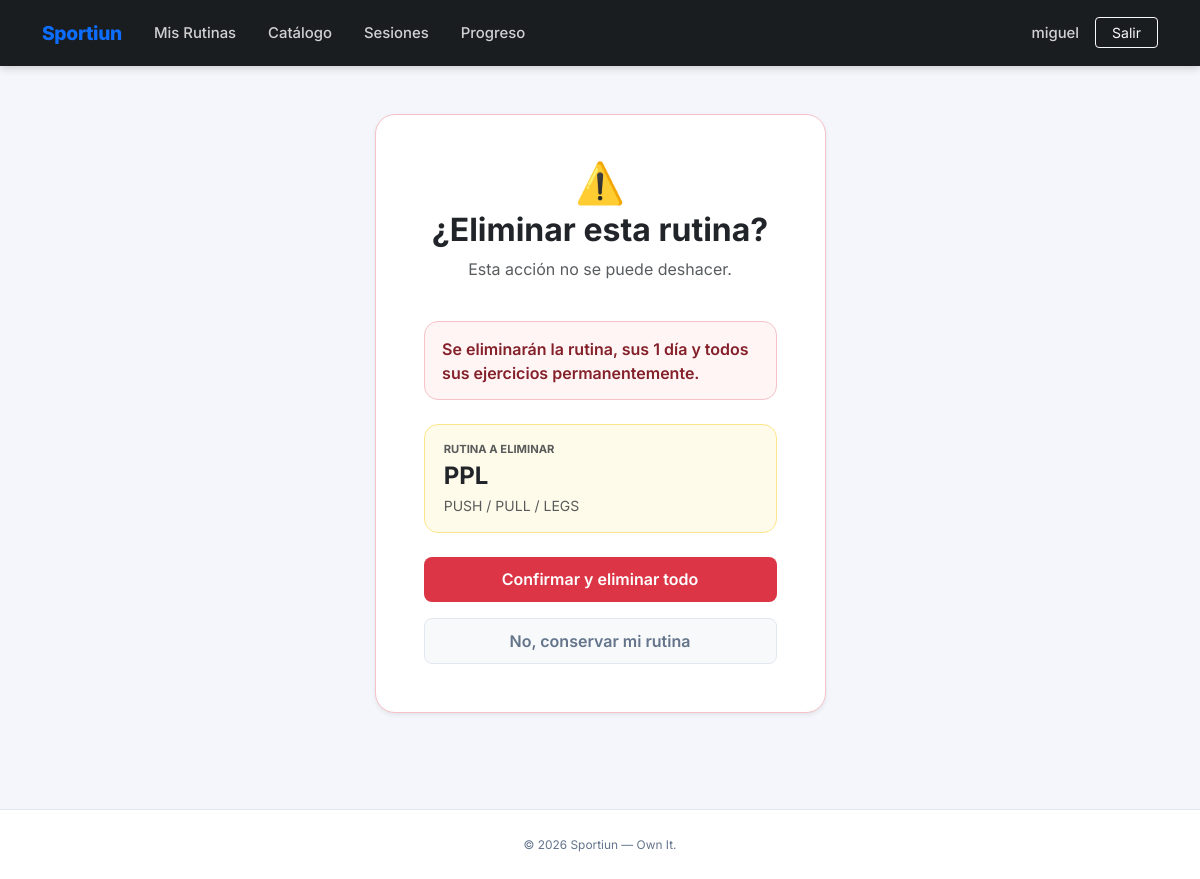
The page /gym/rutina/1/eliminar/ (signed in) on the database its author committed.
### gym/models.py (models this page shows, shortened)
class Rutina(models.Model):
    usuario = models.ForeignKey(User, on_delete=models.CASCADE, related_name='rutinas')
    nombre = models.CharField(max_length=200)
    descripcion = models.TextField(blank=True)
    fecha_creacion = models.DateTimeField(auto_now_add=True)
    class Meta:
        ordering = ['-fecha_creacion']

### gym/views.py (the view)
# urls.py: path('rutina/<int:rutina_id>/eliminar/', views.eliminar_rutina, name='eliminar_rutina'),
@login_required
def eliminar_rutina(request, rutina_id):
    rutina = get_object_or_404(Rutina, id=rutina_id, usuario=request.user)
    if request.method == 'POST':
        nombre = rutina.nombre
        rutina.delete()
        messages.success(request, f'Rutina "{nombre}" eliminada correctamente.')
        return redirect('gym:rutinas_list')
    return render(request, 'gym/eliminar_rutina.html', {'rutina': rutina})

### gym/templates/gym/eliminar_rutina.html (shortened to what this page needs)
{% extends 'base.html' %}
{% block content %}
<div class="row justify-content-center">
    <div class="col-lg-5 col-md-8">
        <div class="card card-confirm-danger shadow-sm p-4 p-md-5">
            <div class="text-center mb-4">
                <div class="icon-header">⚠️</div>
                <h2 class="fw-bold mt-2">¿Eliminar esta rutina?</h2>
                <p class="text-muted">Esta acción no se puede deshacer.</p>
            </div>
            <div class="alert-danger-soft mb-4">
                <p class="mb-0 warning-text fw-semibold">
                    Se eliminarán la rutina, sus {{ rutina.dias.count }} día{% if rutina.dias.count != 1 %}s{% endif %} y todos sus ejercicios permanentemente.
                </p>
            </div>
            <div class="rutina-preview mb-4">
                <small class="text-uppercase fw-bold text-muted d-block mb-1" style="font-size:.7rem;">Rutina a eliminar</small>
                <h4 class="fw-bold mb-1 text-dark">{{ rutina.nombre }}</h4>
                <p class="mb-0 text-muted small">
                    {% if rutina.descripcion %}{{ rutina.descripcion }}{% else %}<span class="fst-italic">Sin descripción</span>{% endif %}
                </p>
            </div>
            <form method="post">
                <div class="d-grid gap-3">
                    <button type="submit" class="btn btn-delete-final">
                        Confirmar y eliminar todo
                    </button>
                    <a href="{% url 'gym:detalle_rutina' rutina.id %}" class="btn btn-cancel-custom">
                        No, conservar mi rutina
                    </a>
                </div>
            </form>
        </div>
    </div>
</div>
{% endblock %}

### templates/base.html (shortened to what this page needs)
<!DOCTYPE html>
<html lang="es">
<head>
    <link href="https://cdn.jsdelivr.net/npm/bootstrap@5.3.0/dist/css/bootstrap.min.css" rel="stylesheet">
    {% load static %}
    <link rel="stylesheet" href="{% static 'css/style.css' %}">
</head>
<body>
    <nav class="navbar navbar-expand-lg navbar-dark sticky-top">
        <div class="container">
            <a class="navbar-brand" href="{% url 'core:inicio' %}">Sportiun</a>
            <div class="collapse navbar-collapse" id="navbarNav">
                <ul class="navbar-nav me-auto">
                    {% if user.is_authenticated %}
                    <li class="nav-item">
                        <a class="nav-link px-3" href="{% url 'gym:rutinas_list' %}">Mis Rutinas</a>
                    </li>
                    <li class="nav-item">
                        <a class="nav-link px-3" href="{% url 'gym:catalogo_ejercicios' %}">Catálogo</a>
                    </li>
                    <li class="nav-item">
                        <a class="nav-link px-3" href="{% url 'gym:historial_sesiones' %}">Sesiones</a>
                    </li>
                    <li class="nav-item">
                        <a class="nav-link px-3" href="{% url 'gym:mi_progreso' %}">Progreso</a>
                    </li>
                    {% endif %}
                </ul>
                <div class="d-flex align-items-center gap-2">
                    {% if user.is_authenticated %}
                        <a class="nav-link text-white-50 px-2 d-none d-lg-block" href="{% url 'gym:perfil' %}">
                            {{ user.username }}
                        </a>
                        <a class="btn btn-outline-light btn-sm px-3" href="{% url 'core:logout' %}">Salir</a>
                    {% else %}
                        <a class="nav-link text-white-50 px-2" href="{% url 'core:login' %}">Entrar</a>
                        <a class="btn btn-custom-primary btn-sm px-3" href="{% url 'core:registro' %}">Únete gratis</a>
                    {% endif %}
                </div>
            </div>
        </div>
    </nav>
    <main class="container main-container my-5">
        {% block content %}{% endblock %}
    </main>
    <footer>
        <div class="container text-center">
            <small>&copy; 2026 Sportiun &mdash; Own It.</small>
        </div>
    </footer>
</body>
</html>

### static/css/style.css (style rules this page uses)
:root { --sp-primary: #0d6efd; --sp-primary-dark: #0b5ed7; --sp-primary-soft: #e7f0ff; --sp-dark: #1a1d20; --sp-surface: #f4f6fb; --sp-card: #ffffff; --sp-border: #e2e8f0; --sp-text: #1e293b; --sp-muted: #64748b; --sp-danger: #dc3545; --sp-danger-soft: #fff5f5; --sp-success-soft: #f0fdf4; --sp-radius-sm: 8px; --sp-radius-md: 14px; --sp-radius-lg: 20px; --sp-shadow-sm: 0 1px 4px rgba(0,0,0,.06); --sp-shadow-md: 0 4px 18px rgba(0,0,0,.09); --sp-shadow-lg: 0 8px 32px rgba(0,0,0,.12); }
body { font-family: 'Inter', sans-serif; background-color: var(--sp-surface); color: var(--sp-text); min-height: 100vh; display: flex; flex-direction: column; }
main.container { flex: 1; }
.navbar { background-color: var(--sp-dark) !important; padding: .85rem 0; box-shadow: 0 2px 8px rgba(0,0,0,.18); }
.navbar-brand { font-weight: 800; font-size: 1.2rem; letter-spacing: -.3px; color: var(--sp-primary) !important; }
.navbar .nav-link { font-weight: 500; font-size: .93rem; color: rgba(255,255,255,.8) !important; transition: color .15s; }
.main-container { animation: spFadeIn .4s ease; }
.btn-delete-confirm, .btn-delete-final { background-color: var(--sp-danger); color: #fff; border: none; border-radius: var(--sp-radius-sm); padding: .65rem 1.25rem; font-weight: 600; width: 100%; transition: background .2s; cursor: pointer; }
.btn-cancel-custom { background-color: #f8f9fa; color: var(--sp-muted); border: 1px solid var(--sp-border); border-radius: var(--sp-radius-sm); padding: .65rem 1.25rem; font-weight: 600; text-align: center; text-decoration: none; display: block; transition: background .2s, color .2s; }
footer { background-color: #fff; border-top: 1px solid var(--sp-border); padding: 1.5rem 0; margin-top: 3rem; color: var(--sp-muted); font-size: .85rem; }
.card-confirm-danger { border: 1px solid #f5c2c7 !important; border-radius: var(--sp-radius-lg) !important; background: var(--sp-card); }
.rutina-preview { background: #fffbeb; border: 1px solid #fde68a; border-radius: var(--sp-radius-md); padding: 1rem 1.2rem; }
.alert-danger-soft { background: var(--sp-danger-soft); border: 1px solid #f5c2c7; border-radius: var(--sp-radius-md); padding: .9rem 1.1rem; color: #842029; }
.warning-text { color: #842029; }
.icon-header { font-size: 2.5rem; line-height: 1; margin-bottom: .5rem; }

### rows shown on the page
Rutina: dias.count "1", nombre "PPL", descripcion "PUSH / PULL / LEGS"

### other values the page prints
{{ user.username }} "miguel"
